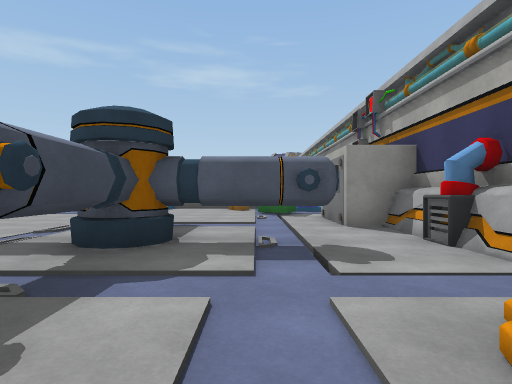
View 1 (above)

16 first-person views from a walk through a scene from a Unity 3-D project. The camera is 1.3 m above the floor, looks level and sees 80° across. Doors are open. The floor is counted in squares, 2 m on a side. Each view is taken from the middle of a square. On the plan, view 1 faces up. The plan holds only what a view shows up to about 10 squares ahead; the rest is blank. The place goes on beyond the plan. The player character is not drawn. Some surface patterns are stand-ins.

View 2
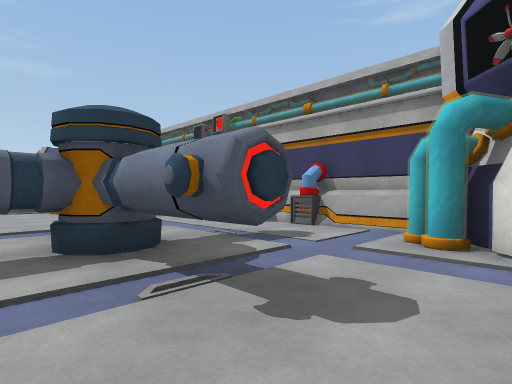

View 3
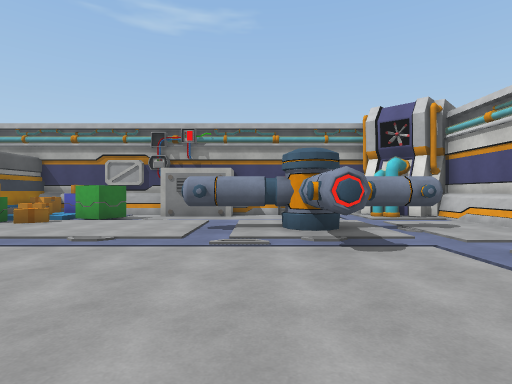

View 4
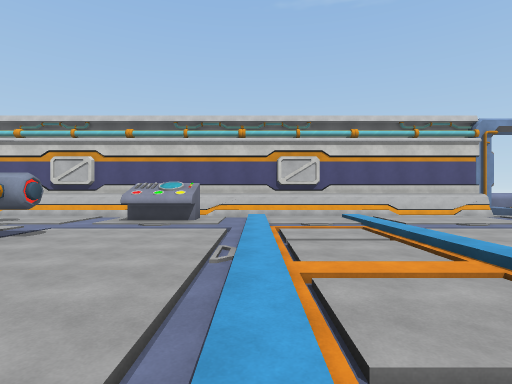

View 5
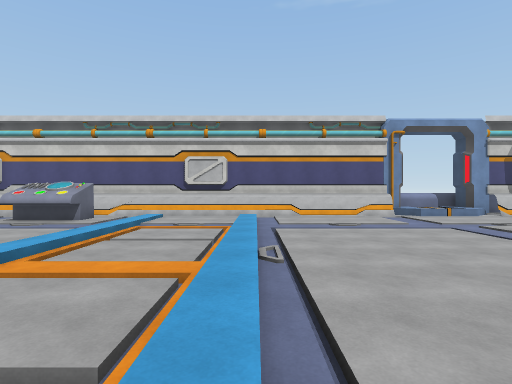

View 6
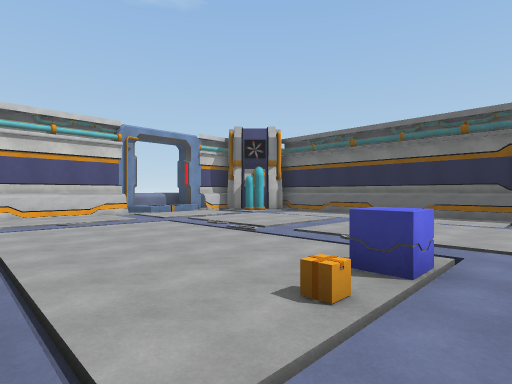

View 7
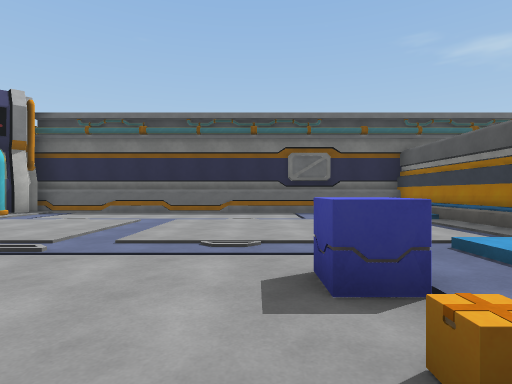

View 8
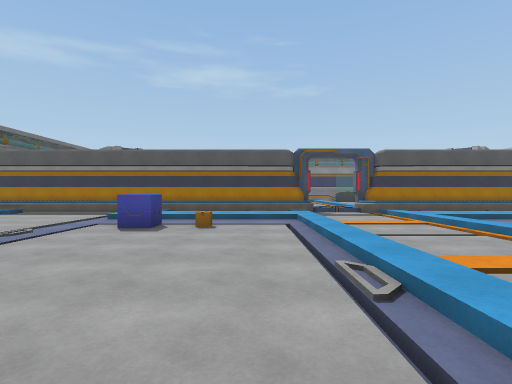

View 9
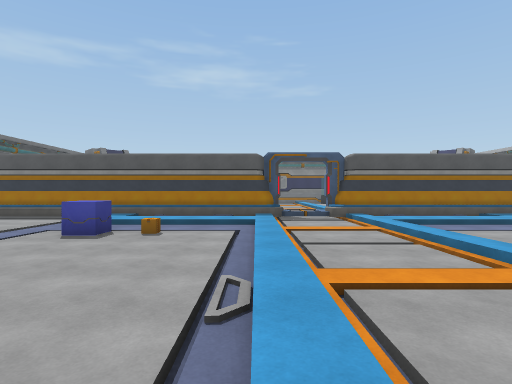

View 10
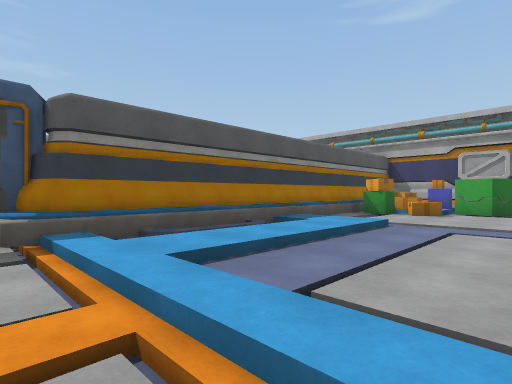

View 11
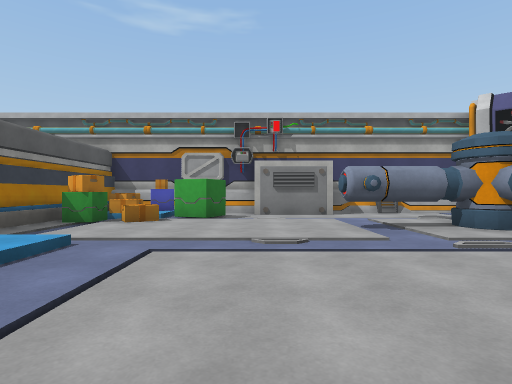

View 12
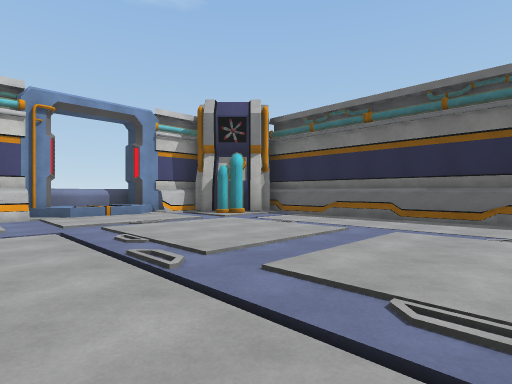

View 13
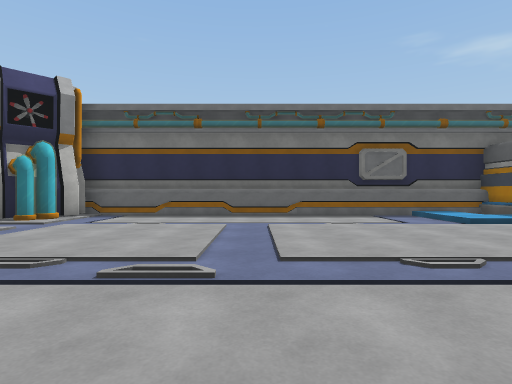

View 14
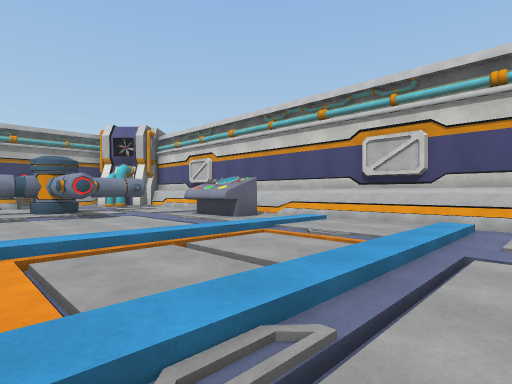

View 15
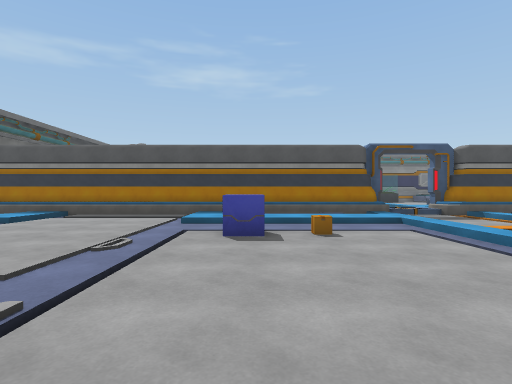

View 16
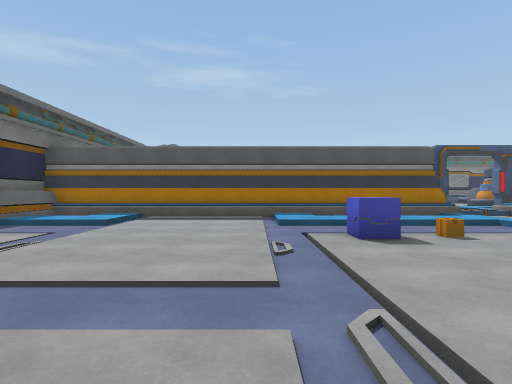

### Floor plan
Key: @ floor where view 1 was taken; # wall or solid block; . main floor; : floor 0.25 m higher than the main floor; / step, stairs or slope; D open door; = window, fence, low wall or low ledge; ^ raised ledge; T thing the floor can be seen under or through; O other object.
Columns run from 22 left of view 1 to 3 right of it. Each row starts with its distance up from view 1.
 14              ##
 13 ############OOD###########
 12 #.//...:=#//../=#=:..OO=O^
 11 #::/...::::/../::::..OOOO^
 10 #..........////......OOOO^
  9 #....../OO//../////...OO ^
  8 #....../...////.........##
  7 #....../.../../.........##
  6 #....../...////.....T...##
  5 #....../.../../.....T....#
  4 #....../...////...TTTTTTO#
  3 #....../...////.....T....#
  2 #..........////.....#....#
  1 ##=......../../.OO.....=##
  0  ##......../../.......@##
 -1   ##DDD################^#
 -2    #DDD

Where each view was taken, in squares from view 1:
view 1: 0 up, 0 right, facing up
view 2: 0 up, 3 left, facing up-right
view 3: 5 up, 8 left, facing right
view 4: 9 up, 8 left, facing down
view 5: 9 up, 11 left, facing down
view 6: 10 up, 11 left, facing down-left
view 7: 8 up, 12 left, facing left
view 8: 3 up, 12 left, facing up
view 9: 3 up, 11 left, facing up
view 10: 8 up, 9 left, facing up-right
view 11: 8 up, 7 left, facing right
view 12: 8 up, 14 left, facing down-left
view 13: 6 up, 13 left, facing left
view 14: 6 up, 12 left, facing down-right
view 15: 4 up, 14 left, facing up
view 16: 4 up, 16 left, facing up
